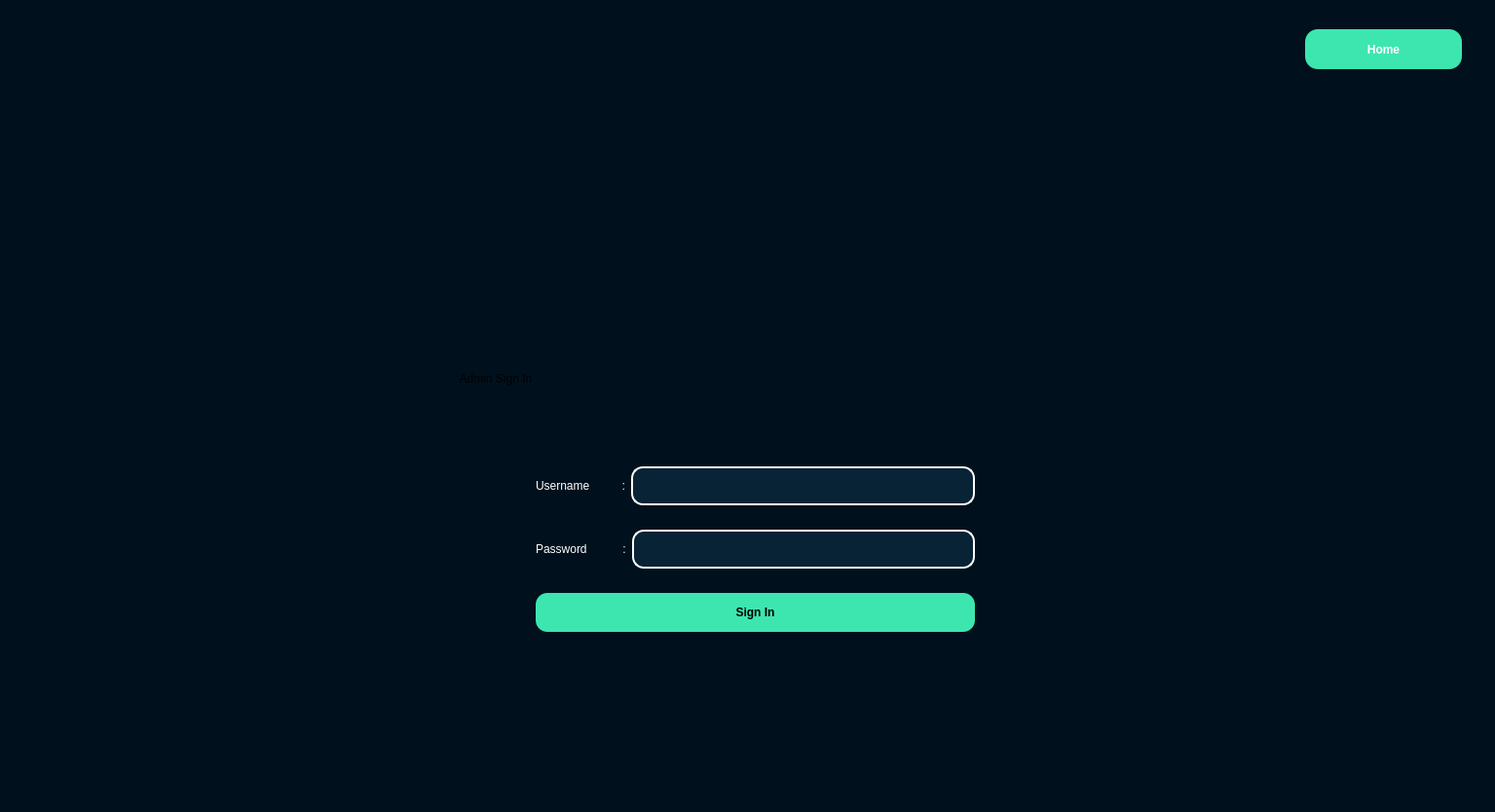
<?xml version="1.0" encoding="UTF-8"?>
<ui version="4.0">
 <class>admin_sign_in</class>
 <widget class="QDialog" name="admin_sign_in">
  <property name="geometry">
   <rect>
    <x>0</x>
    <y>0</y>
    <width>1535</width>
    <height>834</height>
   </rect>
  </property>
  <property name="windowTitle">
   <string>Dialog</string>
  </property>
  <property name="styleSheet">
   <string notr="true">QWidget
{
	background-color: #00111d;
	color: #000000;
	border-color: #000000;

}


/*-----QLabel-----*/
QLabel
{
	background-color: #00111d;
	color: #717e87;
	border-color: #000000;

}


/*-----QPushButton-----*/
QPushButton
{
	background-color: #3de6af;
	color: #000000;
	border-style: solid;
	border-color: #000000;
	font-weight : bold;
	padding: 13px;

}


QPushButton::hover
{
	background-color: #3dffaf;
	color: #000000;
	border-style: solid;
	border-color: #000000;
	font-weight : bold;
	padding: 13px;

}


QPushButton::pressed
{
	background-color: #3dc8af;
	color: #000000;
	border-style: solid;
	border-color: #000000;
	font-weight : bold;
	padding: 13px;

}


/*-----QToolButton-----*/
QToolButton
{
	background-color: #00111d;
	color: #000000;
	border-style: solid;
	border-color: #000000;
	padding: 5px;

}


QToolButton::hover
{
	background-color: #00111d;
	color: #000000;
	border-style: solid;
	border-width: 1px;
	border-color: #01dcff;

}


QToolButton::pressed
{
	background-color: #01dcff;
	color: #000000;
	border-style: solid;
	border-width: 1px;
	border-color: #01dcff;

}


/*-----QLineEdit-----*/
QLineEdit
{
	background-color: #082336;
	color: #3e93ff;
	border-style: solid;
	border-width: 2px;
	border-color: white;
	padding: 10px;

}


QLineEdit::hover
{
	background-color: #082336;
	color: #3e93ca;
	border-style: solid;
	border-width: 2px;
	border-color: #01dcff;
	padding: 10px;

}


QLineEdit::focus
{
	
	color: #3e93ca;
	border-style: solid;
	border-width: 2px;
	border-color: #01dcff;
	padding: 10px;

}


/*-----QCheckBox-----*/
QCheckBox
{
	background-color: transparent;
	color: #717e87;
	border-color: #000000;

}


QCheckBox::indicator
{
    color: #b1b1b1;
    background-color: #00111d;
    border: 1px solid #2aaaa8;
    width: 12px;
    height: 12px;

}</string>
  </property>
  <widget class="QGroupBox" name="groupBox">
   <property name="geometry">
    <rect>
     <x>470</x>
     <y>380</y>
     <width>591</width>
     <height>321</height>
    </rect>
   </property>
   <property name="styleSheet">
    <string notr="true">border-radius: 12px;</string>
   </property>
   <property name="title">
    <string>Admin Sign In</string>
   </property>
   <widget class="QWidget" name="layoutWidget">
    <property name="geometry">
     <rect>
      <x>80</x>
      <y>80</y>
      <width>451</width>
      <height>211</height>
     </rect>
    </property>
    <layout class="QVBoxLayout" name="verticalLayout">
     <item>
      <layout class="QHBoxLayout" name="horizontalLayout">
       <item>
        <widget class="QLabel" name="label">
         <property name="styleSheet">
          <string notr="true">color:white;
font: 75 14pt &quot;Cambria&quot;;</string>
         </property>
         <property name="text">
          <string>Username          :</string>
         </property>
        </widget>
       </item>
       <item>
        <widget class="QLineEdit" name="lineEdit_username">
         <property name="styleSheet">
          <string notr="true">font: 12pt &quot;Calibri&quot;;
color:white;</string>
         </property>
        </widget>
       </item>
      </layout>
     </item>
     <item>
      <layout class="QHBoxLayout" name="horizontalLayout_2">
       <item>
        <widget class="QLabel" name="label_2">
         <property name="styleSheet">
          <string notr="true">color:white;
font: 75 14pt &quot;Cambria&quot;;</string>
         </property>
         <property name="text">
          <string>Password           :</string>
         </property>
        </widget>
       </item>
       <item>
        <widget class="QLineEdit" name="lineEdit_password">
         <property name="styleSheet">
          <string notr="true">font: 12pt &quot;Calibri&quot;;
color:white;</string>
         </property>
         <property name="echoMode">
          <enum>QLineEdit::Password</enum>
         </property>
        </widget>
       </item>
      </layout>
     </item>
     <item>
      <widget class="QPushButton" name="pushButton">
       <property name="styleSheet">
        <string notr="true">QPushButton{
	font: 75 14pt &quot;Cambria&quot;;
}</string>
       </property>
       <property name="text">
        <string>Sign In</string>
       </property>
      </widget>
     </item>
    </layout>
   </widget>
  </widget>
  <widget class="QLabel" name="label_6">
   <property name="geometry">
    <rect>
     <x>650</x>
     <y>90</y>
     <width>241</width>
     <height>231</height>
    </rect>
   </property>
   <property name="text">
    <string/>
   </property>
   <property name="pixmap">
    <pixmap>../Images/kisspng-human-resources-login-management-information-payro-track-5ad7cda388e6a5.9816152015240923235608.png</pixmap>
   </property>
   <property name="scaledContents">
    <bool>true</bool>
   </property>
  </widget>
  <widget class="QPushButton" name="back">
   <property name="geometry">
    <rect>
     <x>1340</x>
     <y>30</y>
     <width>161</width>
     <height>41</height>
    </rect>
   </property>
   <property name="styleSheet">
    <string notr="true">font: 12pt &quot;Calibri&quot;;
color:white;
border-radius:13px;</string>
   </property>
   <property name="text">
    <string>Home</string>
   </property>
  </widget>
 </widget>
 <resources/>
 <connections/>
</ui>
